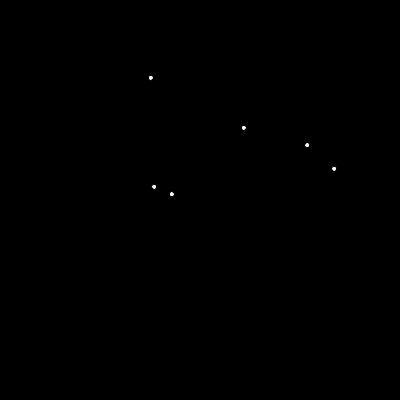
Frame 1 (no input)
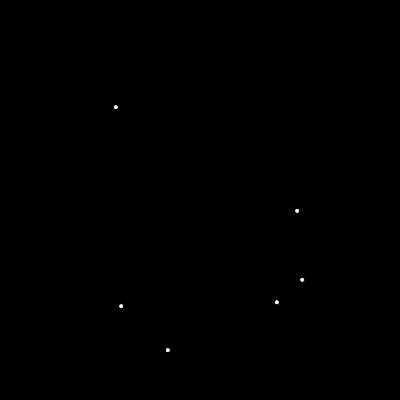
Frame 60 (the mouse pressed at the canvas centre just before this capture)
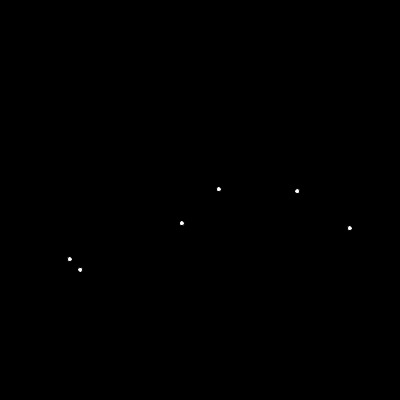
Frame 120 (the mouse held since frame 60 and released just before this capture)

The Processing sketch that drew these frames (run headless with seeded random() and noise(); from frame 60 on, the mouse is pressed at the canvas centre):

// Processing sketch: processing_181361
// ── processing_181361.pde

dott [] dottGroup = new dott[6];

void setup() {
  size(400, 400);

  for (int i = 0; i < dottGroup.length; i++) {
    dottGroup[i] = new dott();
  }
}

void draw() {
  background(0);
  
  for(int i = 0; i < dottGroup.length; i++) {
    dottGroup[i].run();
  }
}

class dott {
  float x = random(50, width-50);
  float y = random(50, height-50);

  float moveX = random(-1, 1);
  float moveY = random(-1, 1);
  
  float margin = 50;

  void run() {
    display();
    move();
    bounce();
    gravity();
  }

  void display() {
    ellipse(x, y, 5, 5);
  }

  void move() {
    x = x + moveX;
    y = y + moveY;
  }

  void bounce() {
    if (x > width-margin) {
      moveX = -moveX;
    }

    if (x < 0+margin) {
      moveX = -moveX;
    }

    if (y > height-margin) {
      moveY = -moveY;
    }

    if (y < 0+margin) {
      moveY = -moveY;
    }
  }
  
  void gravity() {
    if(y > 0) {
      moveY += 0.9;
    }
    
    if(y > height-margin) {
      y = height-margin;
    }
  }
}
